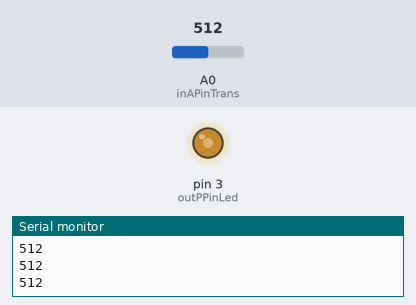
Simulated run of this sketch. Board: Arduino Uno, built with avr-gcc and run on an emulated ATmega328P. Parts: output pins drawn as LEDs (lit = HIGH), the last lines printed to the serial monitor. The test bench sets the inputs (shaded band); at power-on: A0 (inAPinTrans) = 512.

Above: at 1.2 s.
1.3 s: A0 (inAPinTrans) set to 716
At 2.3 s:
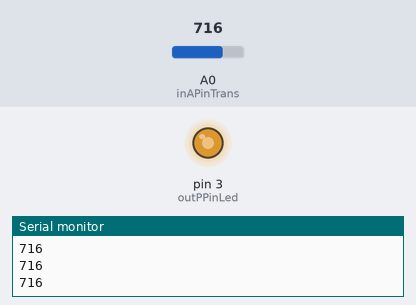
2.8 s: A0 (inAPinTrans) set to 900
At 3.7 s:
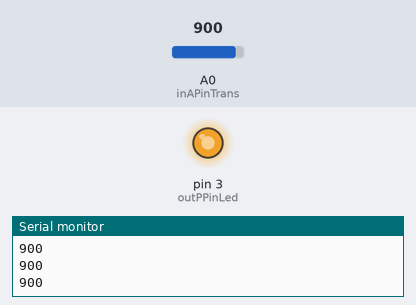
4.3 s: A0 (inAPinTrans) set to 122
At 5.2 s:
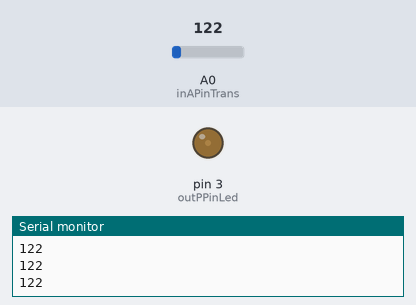
5.8 s: A0 (inAPinTrans) set to 0
At 6.6 s:
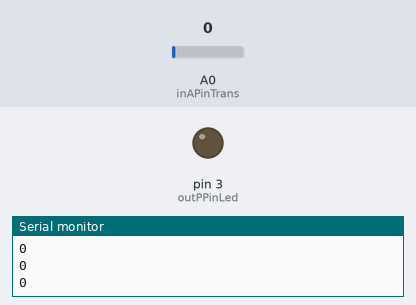
Timing chart, 0 to 8.3 s (numbered marks = the images above; inputs shaded):
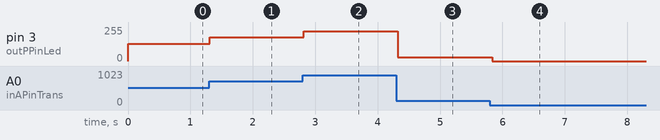

Measured:
- after the input at 1.3 s, pin 3 (outPPinLed): 128/255 → 179/255 at once
- after the input at 2.8 s, pin 3 (outPPinLed): 179/255 → 225/255 at once
- after the input at 4.3 s, pin 3 (outPPinLed): 225/255 → 30/255 at once
- after the input at 5.8 s, pin 3 (outPPinLed): 30/255 → 0/255 at once

The sketch:

IREmitter.ino
```cpp
// (licence header left out)
const int inAPinTrans = 0;
const int outPPinLed = 3;

int val = 0;

void setup()
{
  pinMode(outPPinLed, OUTPUT);
  Serial.begin(9600);
}

void loop()
{
  val = analogRead(inAPinTrans);    // read the input pin
  analogWrite(outPPinLed,val/4);
  Serial.println(val);             // debug value
  delay(50);
}
```
